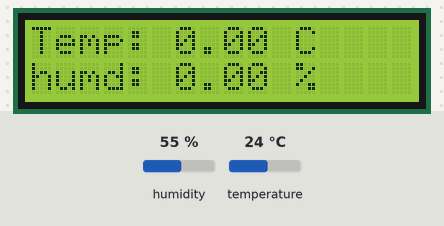
The sketch below on a simulated Arduino Uno, built with avr-gcc and run on an emulated ATmega328P. On the bench: 16×2 character LCD. The inputs (shaded band) are chosen by the test bench; at power-on: humidity 55 %, temperature 24 °C. What the sketch prints to the serial monitor is not drawn.

Above: at 2.7 s.
2.8 s: humidity set to 22 %
At 7.9 s:
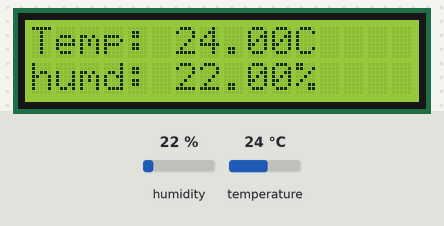
8.2 s: temperature set to 12 °C
At 12.7 s:
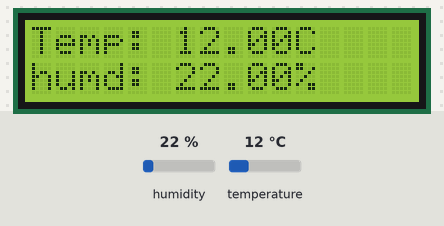
13.2 s: humidity set to 40 %
At 18.1 s:
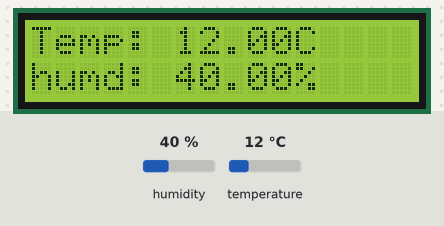
18.4 s: temperature set to 19 °C
At 22.9 s:
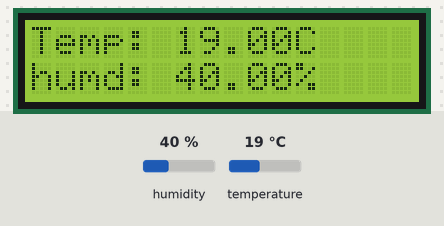
Timing chart, 0 to 24.4 s (numbered marks = the images above; inputs shaded):
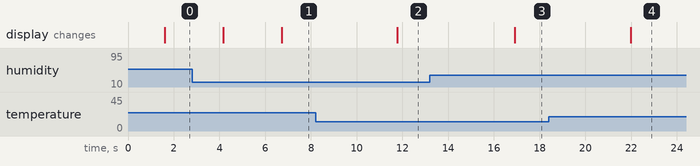

The sketch:

Enviromental_monitor.ino
```cpp
#include <LiquidCrystal_I2C.h>
#include <Wire.h>
#include <dht.h>
#define dht_apin A2 // Analog Pin sensor is connected to
dht DHT;
LiquidCrystal_I2C lcd(0x27,16,2);

void setup(){
  Serial.begin(9600);
  delay(500);//Delay to let system boot
  Serial.println("DHT11 Humidity & temperature Sensor\n\n");
  delay(1000);//Wait before accessing Sensor
  lcd.init();
  lcd.backlight();
  lcd.setBacklight(HIGH);
}

void loop(){

  lcd.setCursor(0, 0);
  lcd.print("Temp:");
  lcd.setCursor(6, 0);
  lcd.print(DHT.temperature);
  lcd.setCursor(11,0);
  lcd.print("C");
  lcd.setCursor(0,1);
  lcd.print("humd:");
  lcd.setCursor(6,1);
  lcd.print(DHT.humidity);
  lcd.setCursor(11,1);
  lcd.print("%");
  DHT.read11(dht_apin);

  Serial.print("Current humidity = ");
  Serial.print(DHT.humidity);
  Serial.print("%  ");
  Serial.print("temperature = ");
  Serial.print(DHT.temperature);
  Serial.println("C  ");

  delay(2500);
}
```

Measured:
- after the input at 2.8 s, the display: first differs from a run without the input after 3.9 s (image 1)
- after the input at 8.2 s, the display: changes after 3.6 s (image 2)
- after the input at 13.2 s, the display: changes after 3.7 s (image 3)
- after the input at 18.4 s, the display: changes after 3.6 s (image 4)
